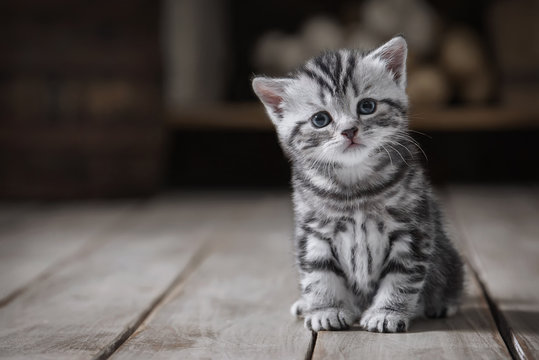
#> input picture cat2.jpg, 539 x 360 px
$ python main.py
#> lines starting #> are read from the running program, lines starting #| are printed output that depends on the picture; after the words box and inside, x2 and y2 are one past the last pixel; in counts of white or black regions, pixels touching at a corner belong together
import cv2

# Load Haar cascade for cat face detection
cat_cascade = cv2.CascadeClassifier(cv2.data.haarcascades + "haarcascade_frontalcatface.xml")

# Load image
img = cv2.imread("cat2.jpg")
#> img is the input picture: shape (360, 539, 3); mean B, G, R 79.7, 82.4, 88
# img = cv2.imread("cat3.png")
gray = cv2.cvtColor(img, cv2.COLOR_BGR2GRAY)

# Detect cat faces with tuned parameters
cats = cat_cascade.detectMultiScale(
    gray,
    scaleFactor=1.03,   # smaller step between scales → more sensitive
    minNeighbors=3,     # lower value → more detections, but also more false positives
    minSize=(40, 40)    # minimum possible object size to detect
)
#> cats = [[294, 61, 105, 105]]

print("Number of cats detected:", len(cats))
#| Number of cats detected: 1

# Draw rectangles around detected cats
for (x, y, w, h) in cats:
    cv2.rectangle(img, (x, y), (x+w, y+h), (0, 255, 0), 3)
#> this loop made 1 pass
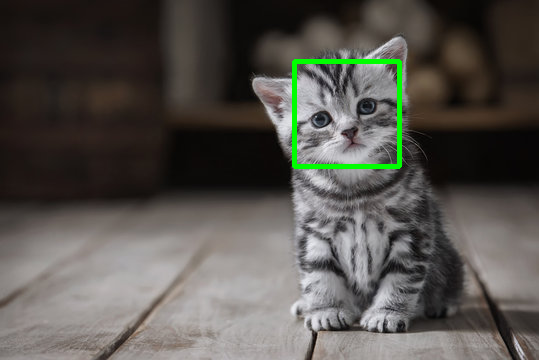
#> img: shape (360, 539, 3); 1.08% of pixels changed, all inside (x1, y1, x2, y2) = (292, 59, 402, 169)

# Show result
cv2.imshow("Cats detected", img)
cv2.waitKey(0)
cv2.destroyAllWindows()

$ run again, with cat3.png saved as cat2.jpg
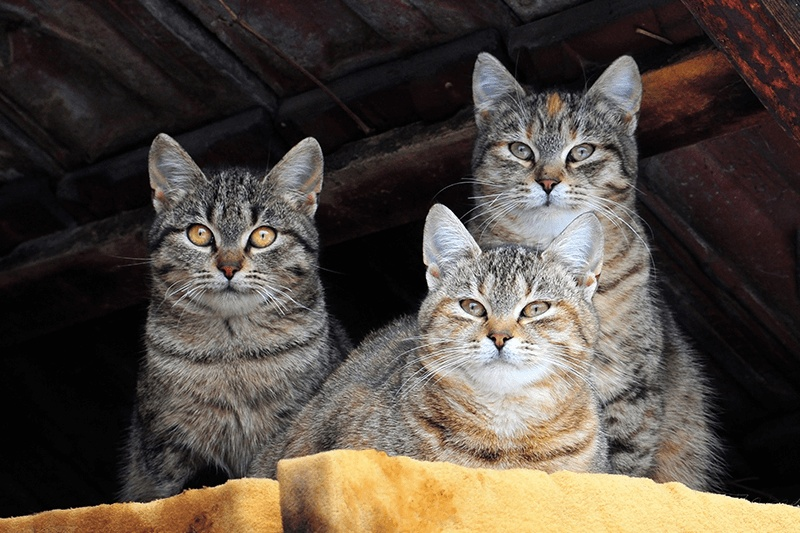
#> input picture cat3.png, 800 x 533 px
#> img is the input picture: shape (533, 800, 3); mean B, G, R 65.4, 73.9, 83
#> `gray = cv2.cvtColor(img, cv2.COLOR_BGR2GRAY)`:
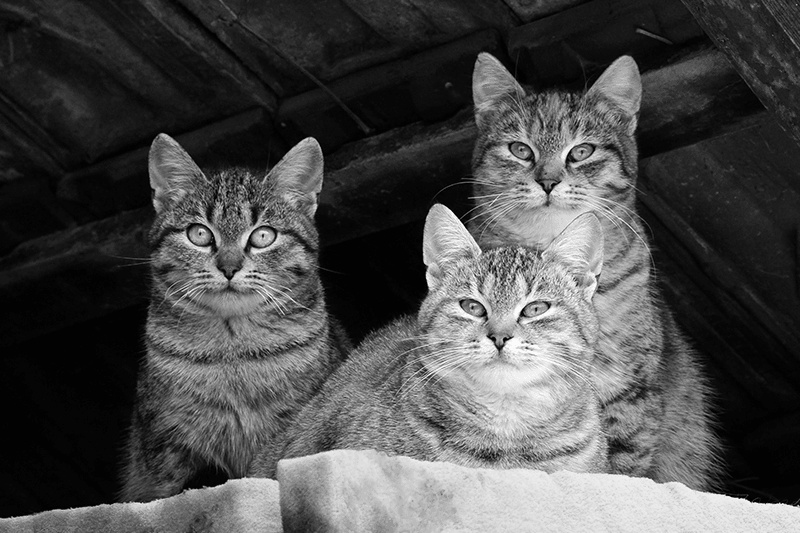
#> gray: shape (533, 800); min 0, max 255, mean 75.7
#> cats = [[433, 253, 136, 136], [478, 90, 144, 144], [163, 182, 133, 133]]
#| Number of cats detected: 3
#> the loop `for (x, y, w, h) in cats:` made 3 passes
#> after the loop `for (x, y, w, h) in cats:`:
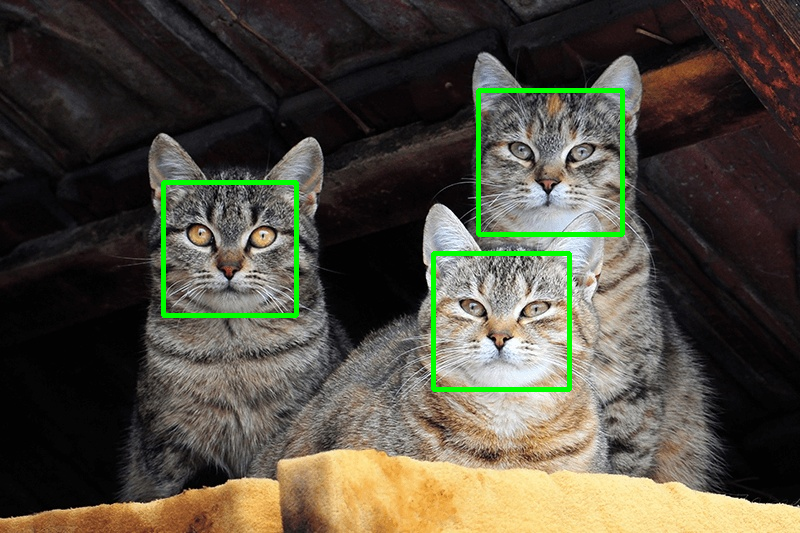
#> img: shape (533, 800, 3); 1.93% of pixels changed, all inside (x1, y1, x2, y2) = (161, 88, 625, 392)

$ run again, with cat.jpg copied over cat2.jpg
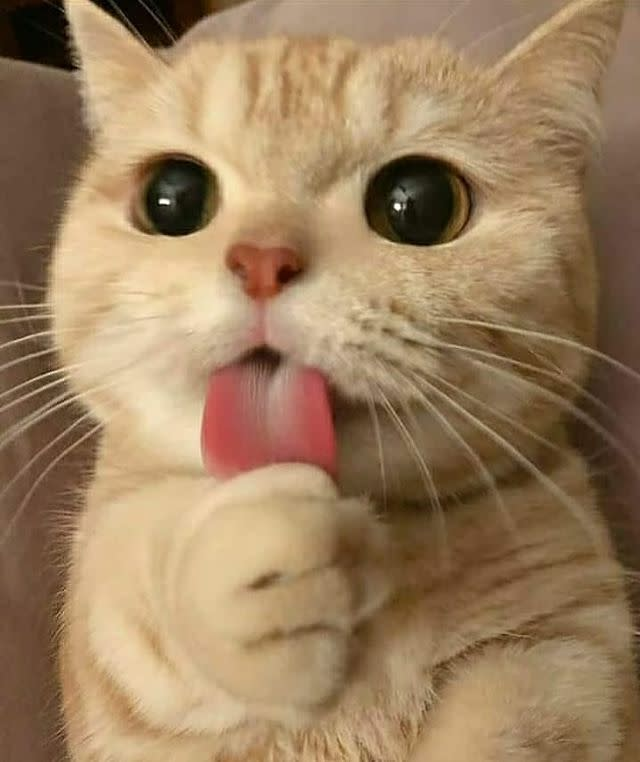
#> input picture cat.jpg, 640 x 762 px
#> img is the input picture: shape (762, 640, 3); mean B, G, R 94.8, 127.9, 156.5
#> `gray = cv2.cvtColor(img, cv2.COLOR_BGR2GRAY)`:
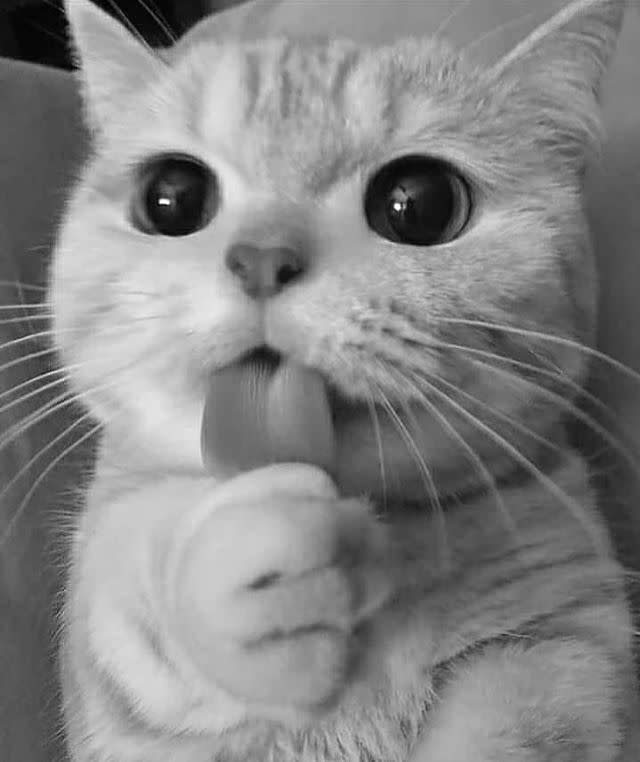
#> gray: shape (762, 640); min 0, max 254, mean 132.7
#> cats = [[50, 9, 442, 442]]
#| Number of cats detected: 1
#> the loop `for (x, y, w, h) in cats:` made 1 pass
#> after the loop `for (x, y, w, h) in cats:`:
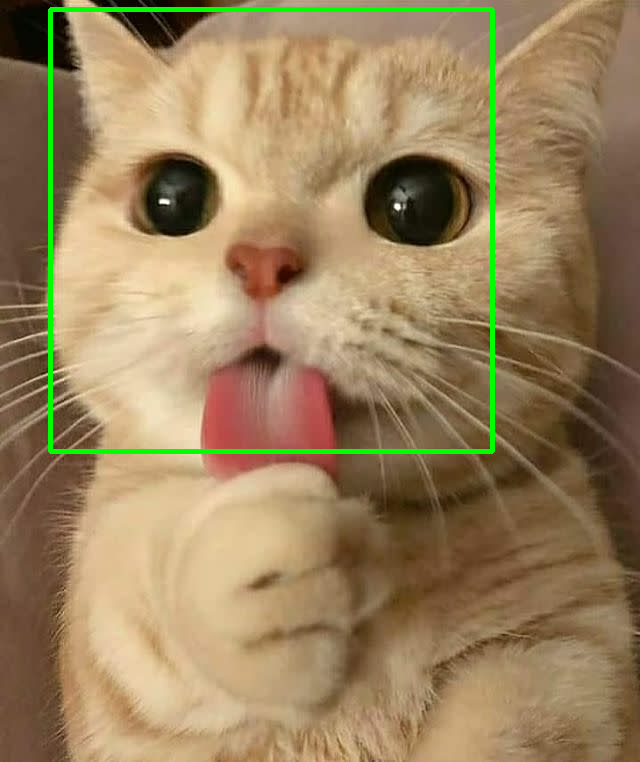
#> img: shape (762, 640, 3); 1.81% of pixels changed, all inside (x1, y1, x2, y2) = (48, 7, 495, 454)
